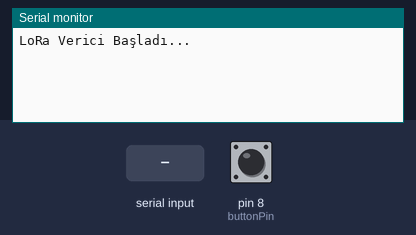
Bench run of a sketch on a simulated Arduino Uno, built with avr-gcc and run on an emulated ATmega328P. Parts: the last lines printed to the serial monitor. The inputs (shaded band) are chosen by the test bench; at power-on: pin 8 (buttonPin) HIGH.

Above: at 1.2 s.
1.3 s: pin 8 (buttonPin) pulled LOW for 0.15 s
At 2.3 s:
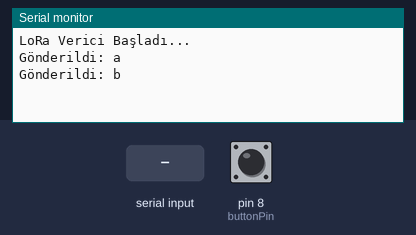
3.0 s: "1" received over the second serial link
At 3.4 s:
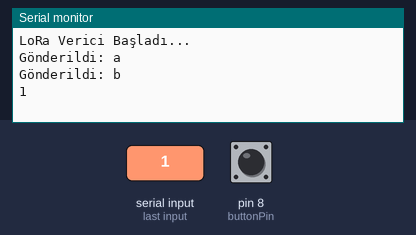
4.5 s: "0" received over the second serial link
At 5.8 s:
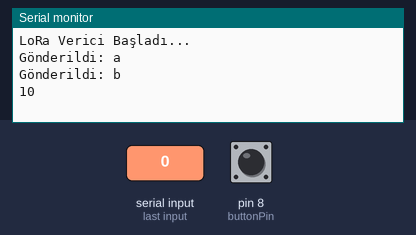

The sketch:

lora_yki.ino
```cpp
#include <SoftwareSerial.h>

SoftwareSerial mySerial(2, 3); // RX, TX

const int buttonPin = 8;
bool buttonState = HIGH;        // Şu anki buton durumu
bool lastButtonState = HIGH;    // Önceki döngüdeki buton durumu
unsigned long lastDebounceTime = 0;
unsigned long debounceDelay = 50; // 50 ms debounce süresi

void setup() {
  Serial.begin(9600);
  mySerial.begin(9600);

  pinMode(buttonPin, INPUT_PULLUP);
  Serial.println("LoRa Verici Başladı...");
}

void loop() {
  int reading = digitalRead(buttonPin);

  // Buton durumu değişmişse zaman damgası al
  if (reading != lastButtonState) {
    lastDebounceTime = millis();
  }

  // Değişiklik debounce süresince sabit kaldıysa, buton durumu değişti
  if ((millis() - lastDebounceTime) > debounceDelay) {
    if (reading != buttonState) {
      buttonState = reading;

      // Butona basıldıysa (LOW)
      if (buttonState == LOW) {
        mySerial.write('a');
        Serial.println("Gönderildi: a");
      }
      // Buton bırakıldıysa (HIGH)
      else {
        mySerial.write('b');
        Serial.println("Gönderildi: b");
      }
    }
  }

  lastButtonState = reading;

  // (İsteğe bağlı) LoRa'dan geleni yaz
  if (mySerial.available()) {
    char c = mySerial.read();
    Serial.write(c);
  }

  // (İsteğe bağlı) Serial üzerinden yazılanı LoRa'ya gönder
  if (Serial.available()) {
    char d = Serial.read();
    mySerial.write(d);
  }
}
```

Measured:
- after the input at 1.3 s, the serial monitor: prints a new line after 0.05 s (image 1)
- after the input at 3.0 s, the serial monitor: prints a new line at once (image 2)
- after the input at 4.5 s, the serial monitor: prints a new line at once (image 3)
